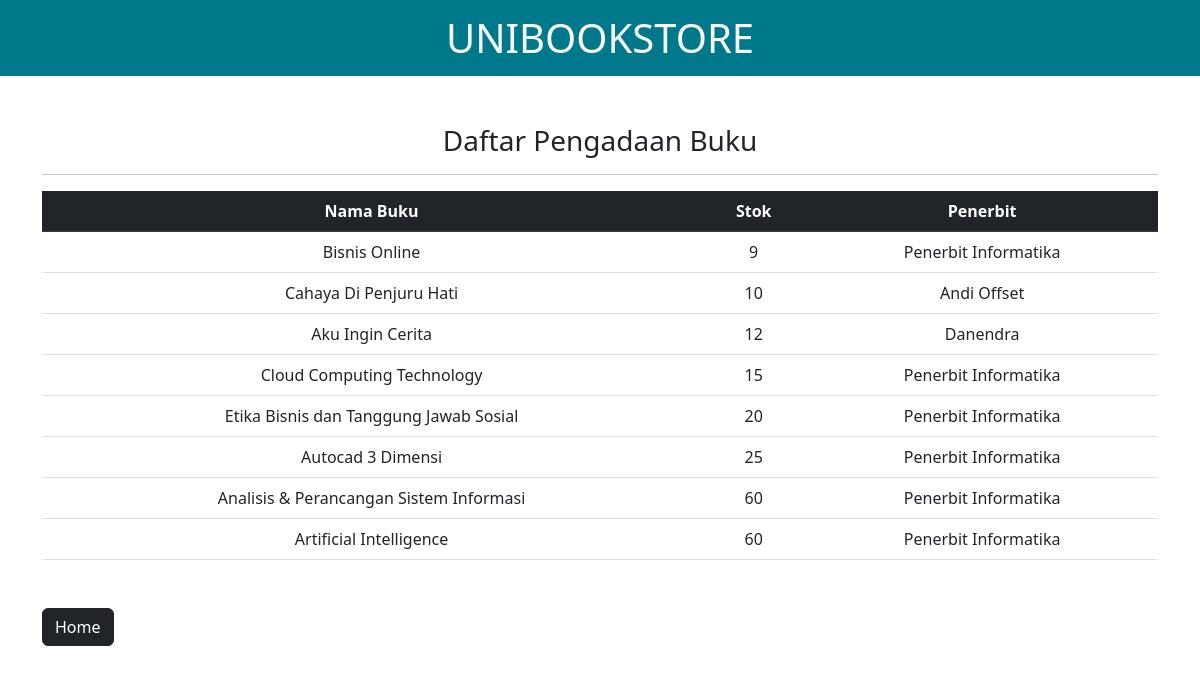
Screenshot of /pengadaan.php with the database file from the repository.
### tables this page shows
CREATE TABLE `buku` (
  `id_buku` varchar(5) NOT NULL,
  `kategori` varchar(50) NOT NULL,
  `nama_buku` varchar(50) NOT NULL,
  `harga` int(10) NOT NULL,
  `stok` int(3) NOT NULL,
  `penerbit` varchar(50) NOT NULL
);

### pengadaan.php (the view, shortened to what this page needs)
<!DOCTYPE html>
<html lang="en">
<head>
  <link href="https://cdn.jsdelivr.net/npm/bootstrap@5.3.0-alpha1/dist/css/bootstrap.min.css" rel="stylesheet">
</head>
<body>
  <nav class="navbar navbar-light text-light justify-content-center fs-1 mb-5" style="background-color: #00788C;">
    UNIBOOKSTORE
  </nav>
  <div class="container">
    <table class="table table-hover text-center mb-5" id="tabelBuku">
      <thead class="table-dark">
        <h3 class="text-center">Daftar Pengadaan Buku</h3>
        <hr>
        <tr>
          <th scope="col">Nama Buku</th>
          <th scope="col">Stok</th>
          <th scope="col">Penerbit</th>
        </tr>
      </thead>
      <tbody>
        <?php
        include 'db_conn.php';
        $sqlBuku = "SELECT * FROM `buku` ORDER BY stok ASC";
        $hasilBuku = mysqli_query($conn, $sqlBuku);
        while ($row = mysqli_fetch_assoc($hasilBuku)) {
        ?>
          <tr>
            <td><?php echo $row['nama_buku'] ?></td>
            <td><?php echo $row['stok'] ?></td>
            <td><?php echo $row['penerbit'] ?></td>
          </tr>
        <?php
        }
        ?>
      </tbody>
    </table>
    <a href="index.php" class="btn btn-dark mb-3">Home</a>
  </div>
</body>
</html>

### rows the page displays
buku: nama_buku "Bisnis Online", stok "9", penerbit "Penerbit Informatika"
buku: nama_buku "Cahaya Di Penjuru Hati", stok "10", penerbit "Andi Offset"
buku: nama_buku "Aku Ingin Cerita", stok "12", penerbit "Danendra"
buku: nama_buku "Cloud Computing Technology", stok "15", penerbit "Penerbit Informatika"
buku: nama_buku "Etika Bisnis dan Tanggung Jawab Sosial", stok "20", penerbit "Penerbit Informatika"
buku: nama_buku "Autocad 3 Dimensi", stok "25", penerbit "Penerbit Informatika"
buku: nama_buku "Analisis & Perancangan Sistem Informasi", stok "60", penerbit "Penerbit Informatika"
buku: nama_buku "Artificial Intelligence", stok "60", penerbit "Penerbit Informatika"
